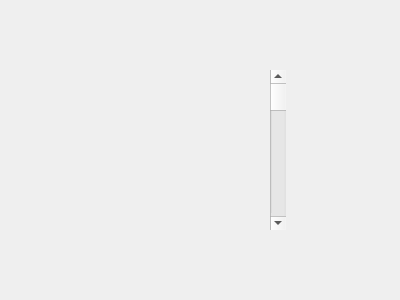
<?xml version="1.0" encoding="UTF-8"?>
<ui version="4.0">
 <class>Check_page</class>
 <widget class="QWidget" name="Check_page">
  <property name="geometry">
   <rect>
    <x>0</x>
    <y>0</y>
    <width>400</width>
    <height>300</height>
   </rect>
  </property>
  <property name="windowTitle">
   <string>Form</string>
  </property>
  <widget class="QScrollBar" name="verticalScrollBar">
   <property name="geometry">
    <rect>
     <x>270</x>
     <y>70</y>
     <width>16</width>
     <height>160</height>
    </rect>
   </property>
   <property name="orientation">
    <enum>Qt::Vertical</enum>
   </property>
  </widget>
 </widget>
 <resources/>
 <connections/>
</ui>
